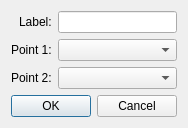
<?xml version="1.0" encoding="UTF-8"?>
<ui version="4.0">
 <class>AddLineThrough</class>
 <widget class="QDialog" name="AddLineThrough">
  <property name="geometry">
   <rect>
    <x>0</x>
    <y>0</y>
    <width>180</width>
    <height>126</height>
   </rect>
  </property>
  <property name="windowTitle">
   <string>Add Line</string>
  </property>
  <layout class="QVBoxLayout" name="verticalLayout">
   <item>
    <layout class="QFormLayout" name="formLayout">
     <property name="labelAlignment">
      <set>Qt::AlignRight|Qt::AlignTrailing|Qt::AlignVCenter</set>
     </property>
     <item row="0" column="0">
      <widget class="QLabel" name="labelLabel">
       <property name="text">
        <string>Label:</string>
       </property>
      </widget>
     </item>
     <item row="0" column="1">
      <widget class="QLineEdit" name="labelLineEdit"/>
     </item>
     <item row="1" column="0">
      <widget class="QLabel" name="point1Label">
       <property name="text">
        <string>Point 1:</string>
       </property>
      </widget>
     </item>
     <item row="1" column="1">
      <widget class="QComboBox" name="point1ComboBox"/>
     </item>
     <item row="2" column="0">
      <widget class="QLabel" name="point2Label">
       <property name="text">
        <string>Point 2:</string>
       </property>
      </widget>
     </item>
     <item row="2" column="1">
      <widget class="QComboBox" name="point2ComboBox"/>
     </item>
    </layout>
   </item>
   <item>
    <widget class="QDialogButtonBox" name="buttonBox">
     <property name="orientation">
      <enum>Qt::Horizontal</enum>
     </property>
     <property name="standardButtons">
      <set>QDialogButtonBox::Cancel|QDialogButtonBox::Ok</set>
     </property>
    </widget>
   </item>
  </layout>
 </widget>
 <resources/>
 <connections>
  <connection>
   <sender>buttonBox</sender>
   <signal>accepted()</signal>
   <receiver>AddLineThrough</receiver>
   <slot>accept()</slot>
   <hints>
    <hint type="sourcelabel">
     <x>248</x>
     <y>254</y>
    </hint>
    <hint type="destinationlabel">
     <x>157</x>
     <y>274</y>
    </hint>
   </hints>
  </connection>
  <connection>
   <sender>buttonBox</sender>
   <signal>rejected()</signal>
   <receiver>AddLineThrough</receiver>
   <slot>reject()</slot>
   <hints>
    <hint type="sourcelabel">
     <x>316</x>
     <y>260</y>
    </hint>
    <hint type="destinationlabel">
     <x>286</x>
     <y>274</y>
    </hint>
   </hints>
  </connection>
 </connections>
</ui>
